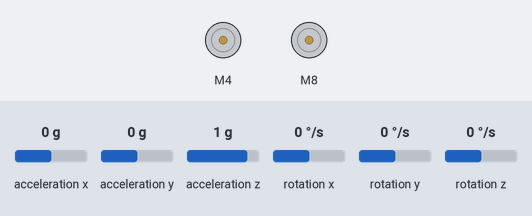
The sketch below on a simulated Arduino Uno, built with avr-gcc and run on an emulated ATmega328P. Parts: 2 × DC motor (green arrow = forward, orange = backward, longer = faster). The inputs (shaded band) are chosen by the test bench; at power-on: acceleration y 0 g, acceleration x 0 g, acceleration z 1 g, rotation x 0 °/s, rotation y 0 °/s, rotation z 0 °/s.

Above: at 2.2 s.
2.3 s: acceleration y set to -1.4 g
At 2.7 s:
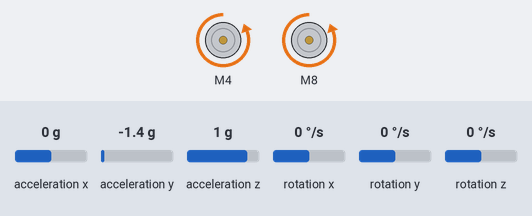
3.8 s: acceleration x set to -1.4 g
At 4.1 s:
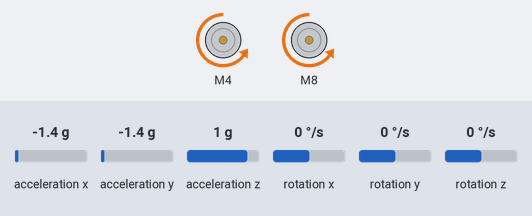
5.3 s: acceleration z set to -1.4 g
At 6.5 s:
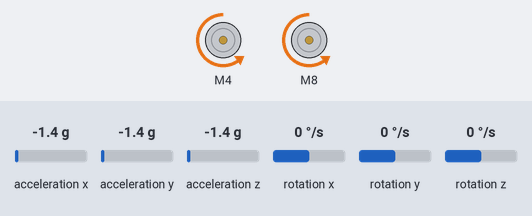
6.8 s: acceleration x set to -0.8 g
At 8.0 s:
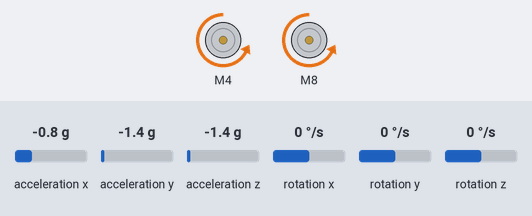
8.3 s: acceleration y set to -0.8 g
At 9.4 s:
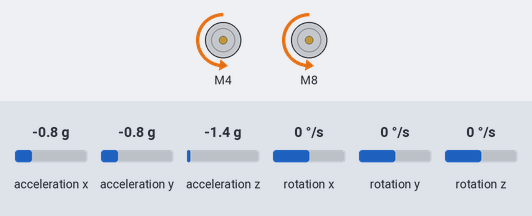
9.8 s: acceleration z set to 0 g
At 10.7 s:
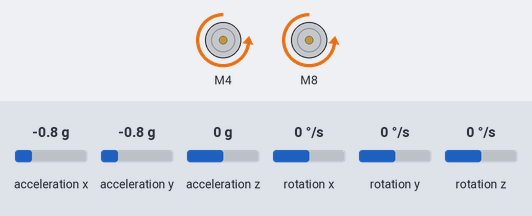
Timing chart, 0 to 12.3 s (numbered marks = the images above; inputs shaded):
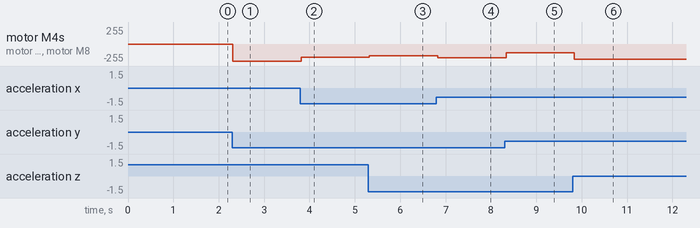

The sketch:

My_Self_Balance.ino
```cpp
#include "Wire.h"
#include <MPU6050_light.h>
#include <PID_v1.h>
#include <L298N.h>

MPU6050 mpu(Wire);

double setpoint, input, output;

double kp = 5, ki = 0, kd = 0;

const unsigned int IN1 = 4;
const unsigned int IN2 = 5;
const unsigned int EN1 = 3;
const unsigned int IN3 = 8;
const unsigned int IN4 = 7;
const unsigned int EN2 = 6;

L298N motor1(EN1, IN1, IN2);
L298N motor2(EN2, IN3, IN4);

PID tune(&input, &output, &setpoint, kp, ki, kd, DIRECT);


void setup() {

  Serial.begin(38400);
  Wire.begin();
  setpoint = 0;
  mpu.begin();
  mpu.calcOffsets();

  motor1.setSpeed(0);
  motor2.setSpeed(0);
  tune.SetOutputLimits(-255, 255);
  tune.SetMode(AUTOMATIC);
}

void loop() {
  // put your main code here, to run repeatedly:
  mpu.update();

  input = mpu.getAngleX();
  tune.Compute();
  driveMotors(output);
}

void driveMotors(double o) {
  if (o > 0) {
    motor1.backward();
    motor2.backward();
  } else if (o < 0) {
    motor1.forward();
    motor2.forward();
  } else {
    motor1.stop();
    motor2.stop();
  }
  motor1.setSpeed((int)abs(o));
  motor2.setSpeed((int)abs(o));
}
```

Measured:
- after the input at 2.3 s, motor M4, motor M8: stopped → backward 255/255 at once
- after the input at 3.8 s, motor M4, motor M8: backward 255/255 → backward 195/255 at once
- after the input at 5.3 s, motor M4, motor M8: backward 195/255 → backward 176/255 at once
- after the input at 6.8 s, motor M4, motor M8: backward 176/255 → backward 204/255 at once
- after the input at 8.3 s, motor M4, motor M8: backward 204/255 → backward 131/255 at once
- after the input at 9.8 s, motor M4, motor M8: backward 131/255 → backward 225/255 at once
